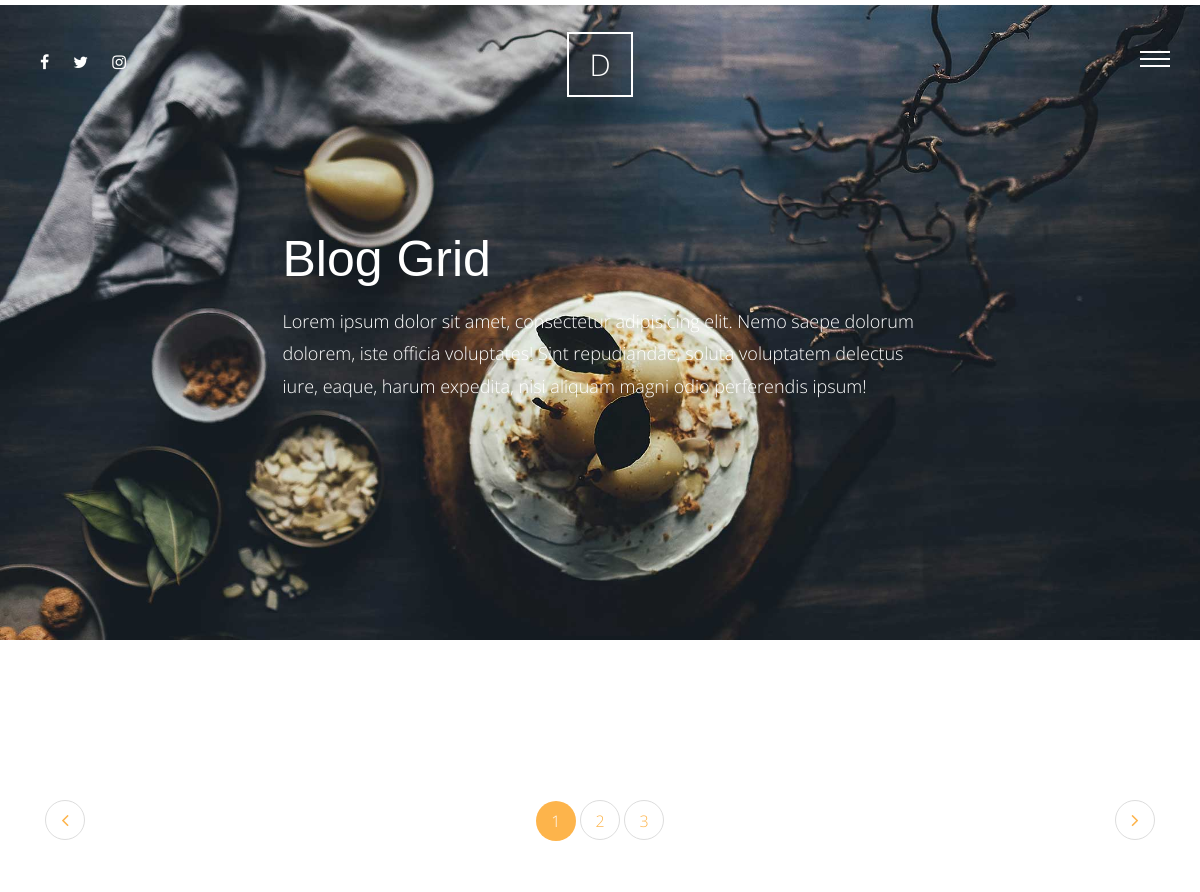
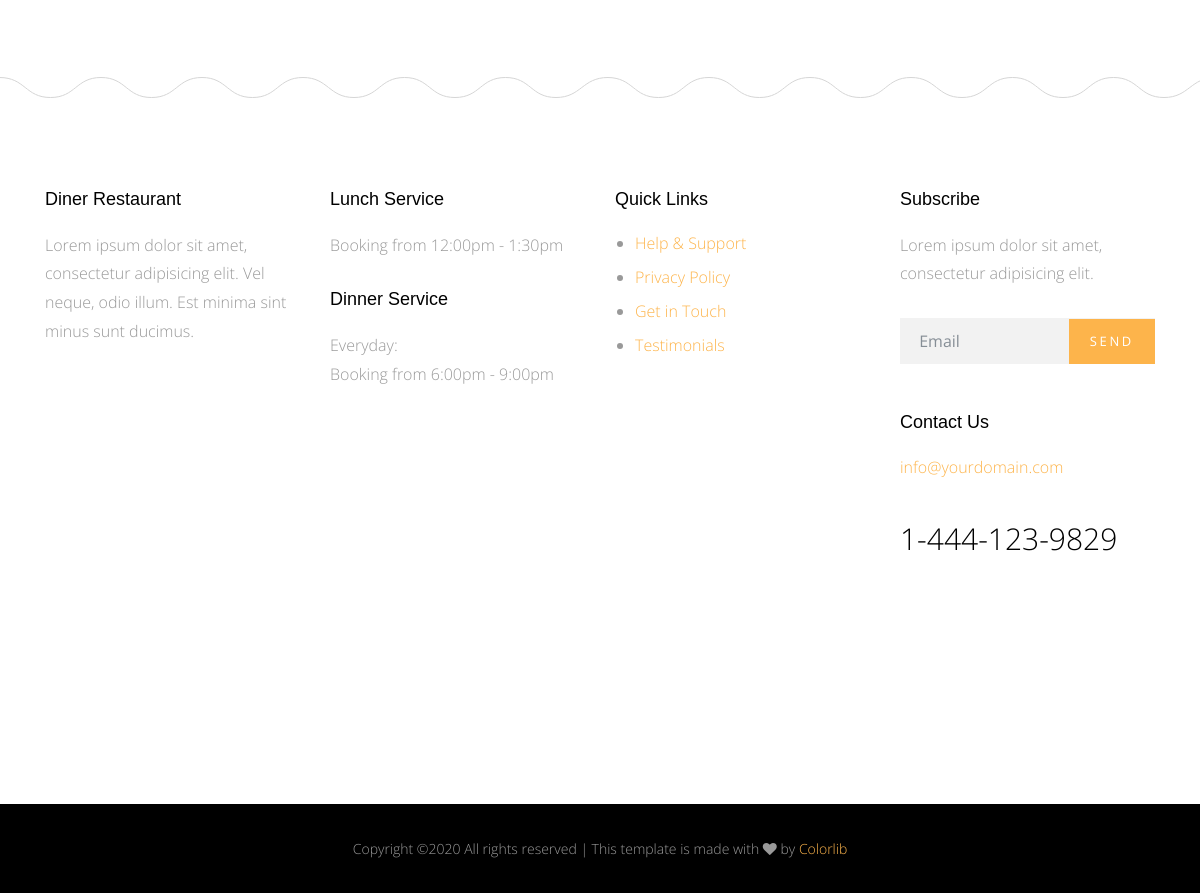
Before: /blog/category=fish/ with the older database file (2 pictures, top to bottom).
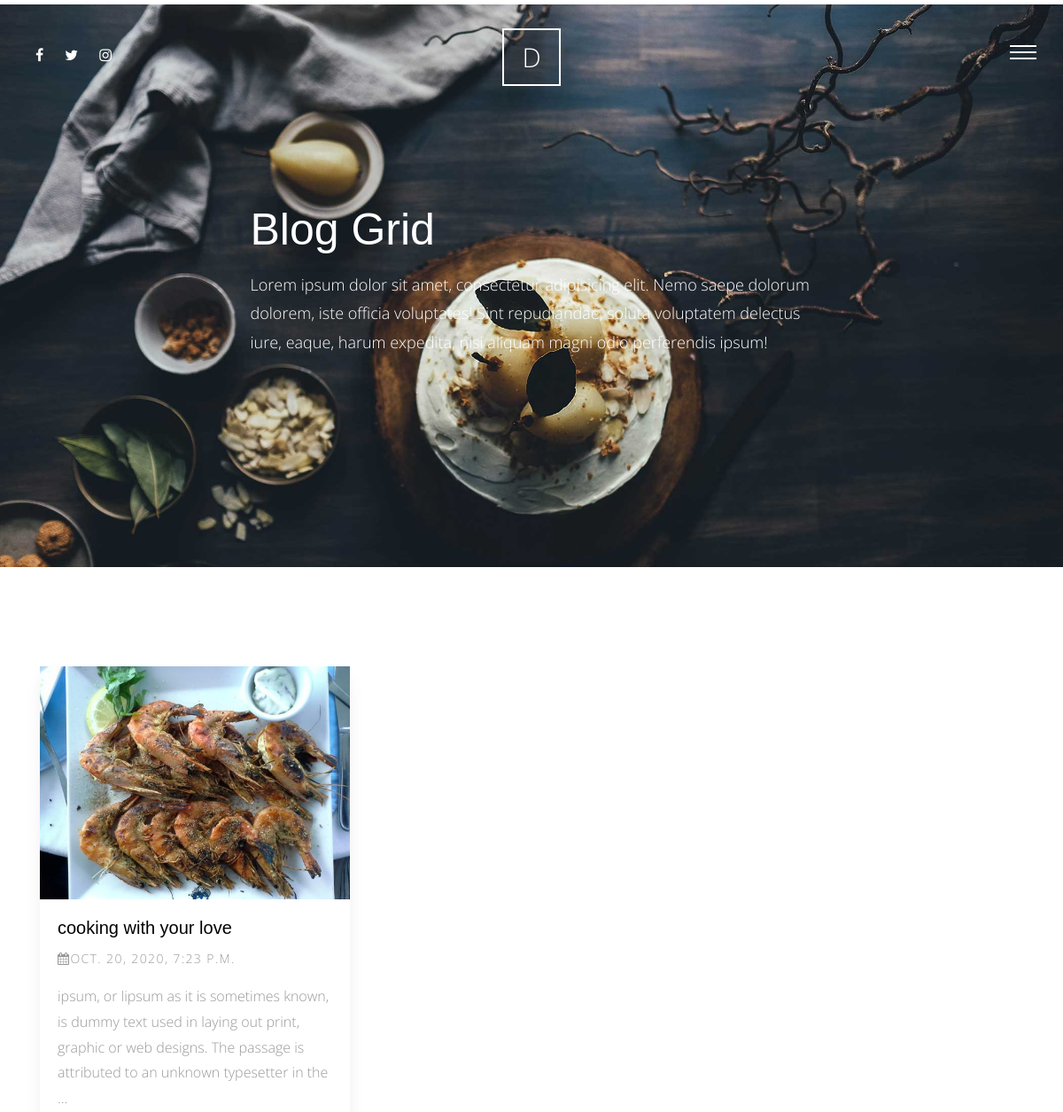
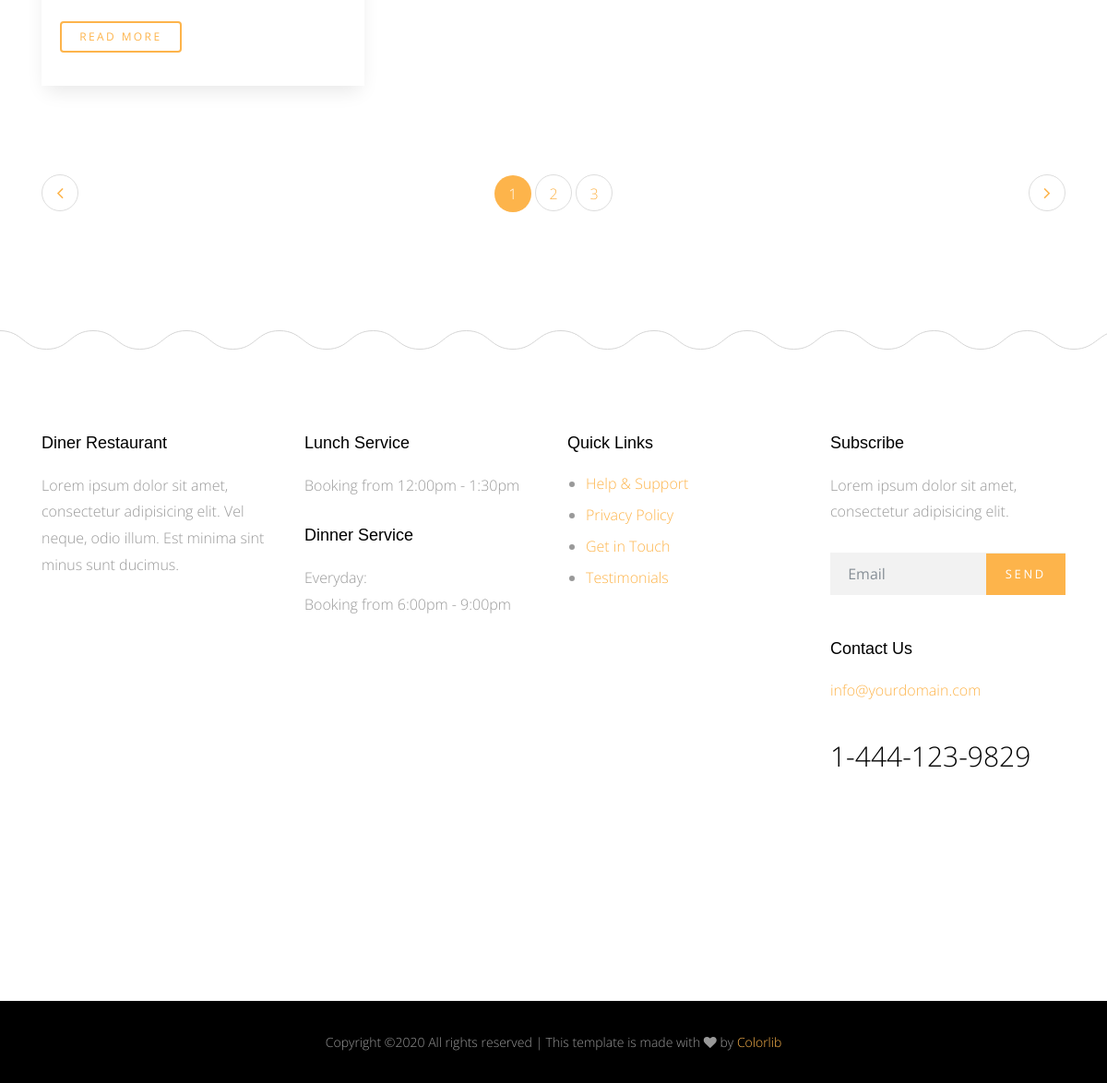
After: the same page with the newer database file (2 pictures, top to bottom).
### blog/models.py (models this page shows, shortened)
class Post(models.Model):
    title = models.CharField(max_length=100)
    content = models.TextField()
    author = models.ForeignKey(User, on_delete=models.CASCADE)
    category = models.ForeignKey('Category',null=True, on_delete=models.SET_NULL)
    image = models.ImageField(upload_to = "blog/", blank=True, null=True)
    created = models.DateTimeField(default=timezone.now)
    tags = TaggableManager(blank=True)

### blog/views.py (the view)
# urls.py: path("category=<slug:category>/", post_by_category, name ="post_by_category"),
def post_by_category(request, category):
    post_categories = Post.objects.filter(category__name = category)
    context = {
        'posts':post_categories
    }
    return render(request, "blog/post_list.html", context)

### blog/templates/blog/post_list.html (shortened to what this page needs)
{% extends 'base.html' %}
{% load static %}
{% block content %}
<div class="main-wrap">
  <div class="cover_1 cover_sm">
    <div class="img_bg" style="background-image: url({% static 'img/slider-1.jpg' %});" data-stellar-background-ratio="0.5">
      <div class="container">
        <div class="row align-items-center justify-content-center">
          <div class="col-md-7" data-aos="fade-up">
            <h2 class="heading">Blog Grid</h2>
            <p class="lead">Lorem ipsum dolor sit amet, consectetur adipisicing elit. Nemo saepe dolorum dolorem, iste officia voluptates! Sint repudiandae, soluta voluptatem delectus iure, eaque, harum expedita, nisi aliquam magni odio perferendis ipsum!</p>
          </div>
        </div>
      </div>
    </div>
  </div>
<div class="section">
    <div class="container">
      <div class="row mb-5">
        {% for post in posts %}
        <div class="col-md-4">
          <div class="media d-block media-bg-white mb-5" data-aos="fade-up"  data-aos-delay="400">
            <figure>
              <a href="{% url 'blog:post_detail' post.id %}"><img src="{{post.image.url}}" alt="Image placeholder" class="img-fluid"></a>
            </figure>
            <div class="media-body">
              <h3><a href="{% url 'blog:post_detail' post.id %}">{{post.title}}</a></h3>
              <p class="post-meta"><span><span class="fa fa-calendar"></span>{{post.created}}</span></p>
              <p class="mb-4">{{post.content|truncatewords:30}}</p>
              <p><a href="{% url 'blog:post_detail' post.id %}" class="btn btn-primary btn-outline-primary btn-sm">Read More</a></p>
            </div>
          </div>
        </div>
        {% endfor %}
      </div>
      <div class="row">
        <div class="col-md-12">
          <ul class="pagination custom-pagination">
            <li class="page-item prev"><a class="page-link" href="#"><i class="fa fa-angle-left"></i></a></li>
            <li class="page-item active"><a class="page-linkx href="#">1</a></li>
            <li class="page-item"><a class="page-link" href="#">2</a></li>
            <li class="page-item"><a class="page-link" href="#">3</a></li>
            <li class="page-item next"><a class="page-link" href="#"><i class="fa fa-angle-right"></i></a></li>
          </ul>
        </div>
      </div>
    </div>
  </div>
</div>
{% endblock content %}

### templates/base.html (shortened to what this page needs)
{% load static %}
<!doctype html>
<html lang="en">
  <head>
    <link rel="stylesheet" href="{% static 'css/bootstrap.css' %}">
    <link rel="stylesheet" href="{% static 'css/animate.css' %}">
    <link rel="stylesheet" href="{% static 'css/owl.carousel.min.css' %}">
    <link rel="stylesheet" href="{% static 'css/magnific-popup.css' %}">
    <link rel="stylesheet" href="{% static 'css/aos.css' %}">
    <link rel="stylesheet" href="{% static 'css/bootstrap-datepicker.css' %}">
    <link rel="stylesheet" href="{% static 'css/jquery.timepicker.css' %}">
    <link rel="stylesheet" href="{% static 'fonts/ionicons/css/ionicons.min.css' %}">
    <link rel="stylesheet" href="{% static 'fonts/fontawesome/css/font-awesome.min.css' %}">
    <link rel="stylesheet" href="{% static 'fonts/flaticon/font/flaticon.css' %}">
    <link rel="stylesheet" href="{% static 'css/style.css' %}">
  </head>
  <body>
    <div class="site-wrap">
      {% include 'header.html' %}
      {% block content %}
      {% endblock content %}
      {% include 'footer.html' %}
      <div class="site-footer-copyright">
        <div class="container">
          <div class="row">
            <p class="footer-text col-md-12">
Copyright &copy;<script>document.write(new Date().getFullYear());</script> All rights reserved | This template is made with <i class="fa fa-heart" aria-hidden="true"></i> by <a href="https://colorlib.com" target="_blank">Colorlib</a>
</p>
          </div>
        </div>
      </div>
    </div>
  </body>
</html>

### templates/header.html
<header class="site-header">
    <div class="row align-items-center">
        <div class="col-5 col-md-3">
            <ul class="list-unstyled social">
                <li><a href="#"><span class="fa fa-facebook"></span></a></li>
                <li><a href="#"><span class="fa fa-twitter"></span></a></li>
                <li><a href="#"><span class="fa fa-instagram"></span></a></li>
            </ul>
        </div>
        <div class="col-2 col-md-6 text-center">
            <a href="index.html" class="site-logo">D</a>
        </div>
        <div class="col-5 col-md-3 text-right menu-burger-wrap">
            <a href="#" class="site-nav-toggle js-site-nav-toggle"><i></i></a>
        </div>
    </div>
</header>

### templates/footer.html
<footer>
    <div class="site-footer">
        <div class="container">
        <div class="row small-gutters mb-5">
            <div class="col-md-6 col-lg-3 mb-5" data-aos="fade" data-aos-delay="100">
            <div class="footer-widget">
                <h3>Diner Restaurant</h3>
                <p>Lorem ipsum dolor sit amet, consectetur adipisicing elit. Vel neque, odio illum. Est minima sint minus sunt ducimus.</p>
            </div>
            </div>
            <div class="col-md-6 col-lg-3 mb-5" data-aos="fade" data-aos-delay="200">
            <div class="footer-widget">
                <h3>Lunch Service</h3>
                <p>Booking from 12:00pm - 1:30pm</p>
                <h3>Dinner Service</h3>
                <p>Everyday: <br> Booking from 6:00pm - 9:00pm</p>
            </div>
            </div>
            <div class="col-md-6 col-lg-3 mb-5" data-aos="fade" data-aos-delay="300">
            <div class="footer-widget">
                <h3>Quick Links</h3>
                <ul>
                <li><a href="#">Help &amp; Support</a></li>
                <li><a href="#">Privacy Policy</a></li>
                <li><a href="#">Get in Touch</a></li>
                <li><a href="#">Testimonials</a></li>
                </ul>
            </div>
            </div>
            <div class="col-md-6 col-lg-3 mb-5" data-aos="fade" data-aos-delay="400">
            <div class="footer-widget footer-contact-widget">
                <h3>Subscribe</h3>
                <p>Lorem ipsum dolor sit amet, consectetur adipisicing elit.</p>
                <form action="" class="form-subscribe mb-5">
                <div class="form-group form-field">
                    <input type="submit" value="Send" class="btn btn-primary">
                    <input type="text" class="form-control" placeholder="Email">
                </div>
                </form>
                <h3>Contact Us</h3>
                <p class="contact-email">info@yourdomain.com</p>
                <p class="contact-phone">1-444-123-9829</p>
            </div>
            </div>
        </div>
        </div>
    </div>
</footer>

### templates/scripts.html (shortened to what this page needs)
{% load static %}

Changed rows visible on the page:
added Post: image (picture), title "cooking with your love", created "OCT. 20, 2020, 7:23 P.M.", content "ipsum, or lipsum as it is sometimes known, is dummy text used in laying out print, graphic or web designs. The passage is attributed to an unknown typesetter in the …"
